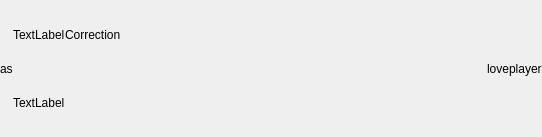
<?xml version="1.0" encoding="UTF-8"?>
<ui version="4.0">
 <class>ActivityListItem</class>
 <widget class="QWidget" name="ActivityListItem">
  <property name="geometry">
   <rect>
    <x>0</x>
    <y>0</y>
    <width>542</width>
    <height>137</height>
   </rect>
  </property>
  <property name="windowTitle">
   <string>Form</string>
  </property>
  <layout class="QVBoxLayout" name="verticalLayout_3" stretch="0">
   <property name="spacing">
    <number>0</number>
   </property>
   <property name="margin">
    <number>0</number>
   </property>
   <item>
    <widget class="QFrame" name="detailsFrame">
     <property name="frameShape">
      <enum>QFrame::NoFrame</enum>
     </property>
     <property name="frameShadow">
      <enum>QFrame::Raised</enum>
     </property>
     <layout class="QHBoxLayout" name="horizontalLayout_2">
      <property name="spacing">
       <number>0</number>
      </property>
      <property name="margin">
       <number>0</number>
      </property>
      <item>
       <widget class="QLabel" name="as">
        <property name="text">
         <string>as</string>
        </property>
       </widget>
      </item>
      <item>
       <widget class="QFrame" name="textArea">
        <property name="frameShape">
         <enum>QFrame::NoFrame</enum>
        </property>
        <property name="frameShadow">
         <enum>QFrame::Raised</enum>
        </property>
        <layout class="QHBoxLayout" name="horizontalLayout">
         <property name="spacing">
          <number>0</number>
         </property>
         <property name="margin">
          <number>0</number>
         </property>
         <item>
          <layout class="QVBoxLayout" name="verticalLayout">
           <property name="spacing">
            <number>0</number>
           </property>
           <property name="margin">
            <number>0</number>
           </property>
           <item>
            <layout class="QHBoxLayout" name="horizontalLayout_3">
             <property name="spacing">
              <number>0</number>
             </property>
             <property name="margin">
              <number>0</number>
             </property>
             <item>
              <widget class="QLabel" name="text">
               <property name="text">
                <string>TextLabel</string>
               </property>
              </widget>
             </item>
             <item>
              <widget class="QLabel" name="correction">
               <property name="enabled">
                <bool>true</bool>
               </property>
               <property name="text">
                <string>Correction</string>
               </property>
              </widget>
             </item>
            </layout>
           </item>
           <item>
            <widget class="Label" name="status">
             <property name="text">
              <string>TextLabel</string>
             </property>
            </widget>
           </item>
          </layout>
         </item>
        </layout>
       </widget>
      </item>
      <item>
       <spacer name="horizontalSpacer">
        <property name="orientation">
         <enum>Qt::Horizontal</enum>
        </property>
        <property name="sizeHint" stdset="0">
         <size>
          <width>0</width>
          <height>20</height>
         </size>
        </property>
       </spacer>
      </item>
      <item>
       <widget class="QLabel" name="love">
        <property name="enabled">
         <bool>true</bool>
        </property>
        <property name="text">
         <string>love</string>
        </property>
       </widget>
      </item>
      <item>
       <widget class="QLabel" name="player">
        <property name="text">
         <string>player</string>
        </property>
       </widget>
      </item>
     </layout>
    </widget>
   </item>
  </layout>
 </widget>
 <customwidgets>
  <customwidget>
   <class>Label</class>
   <extends>QLabel</extends>
   <header location="global">lib/unicorn/Widgets/Label.h</header>
  </customwidget>
 </customwidgets>
 <resources/>
 <connections/>
</ui>
